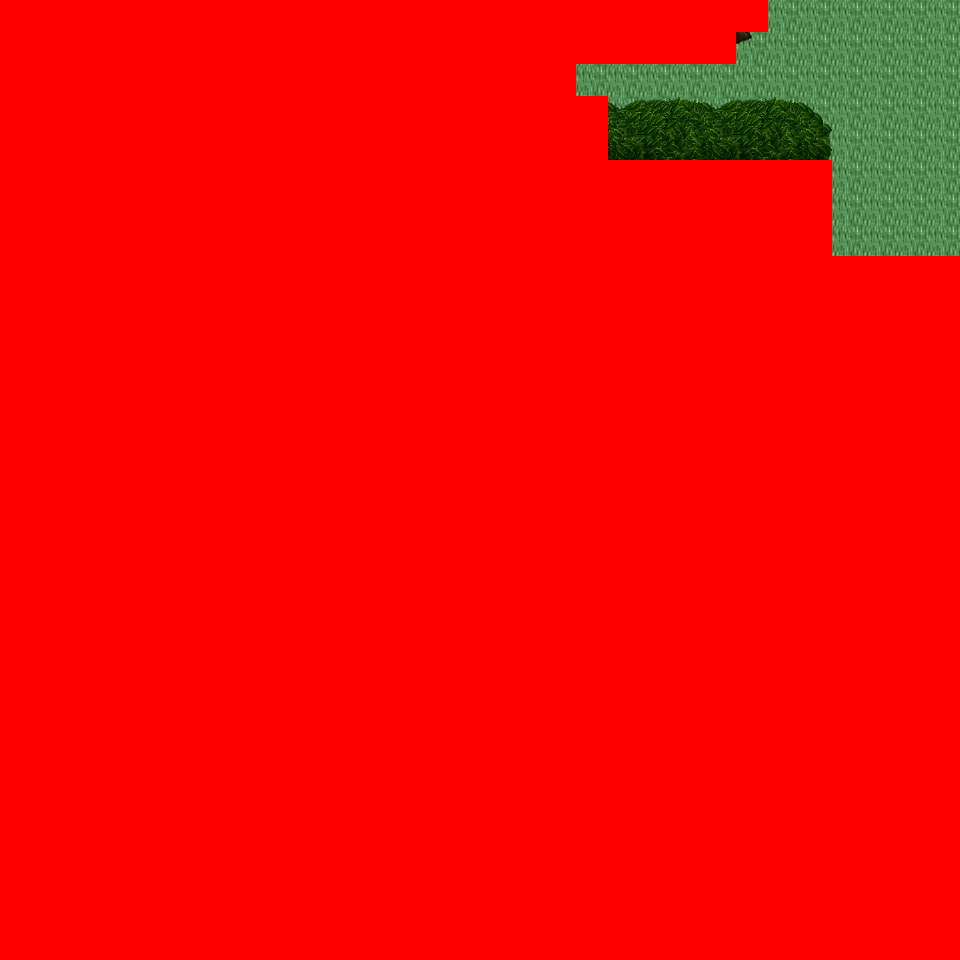

Below is a game level as drawn by its tile map, then a one-line description and the .tmx that defines it (tile-layer data replaced by summaries):
An orthogonal 30x30 tile map with 32x32 px tiles, 6 tile layers (Ground, Object, Object2, Above, ...), 19 tilesets and 2 objects (2x mapchange).

<map version="1.0" orientation="orthogonal" renderorder="right-down" width="30" height="30" tilewidth="32" tileheight="32" nextobjectid="3">
  <tileset firstgid="1" name="tileset_logic_collision" tilewidth="32" tileheight="32" tilecount="1" columns="1">
    <image source="../drawable/tileset_logic_collision.png" width="32" height="32" />
  </tileset>
  <tileset firstgid="2" name="tileset_ground_ground" tilewidth="32" tileheight="32" tilecount="33" columns="3">
    <image source="../drawable/tileset_ground_ground.png" width="96" height="352" />
  </tileset>
  <tileset firstgid="35" name="tileset_plant_tree_tree_darkgreen" tilewidth="32" tileheight="32" tilecount="88" columns="8">
    <image source="../drawable/tileset_plant_tree_tree_darkgreen.png" width="256" height="352" />
  </tileset>
  <tileset firstgid="123" name="tileset_plant_flower_daisy_blue" tilewidth="32" tileheight="32" tilecount="8" columns="2">
    <image source="../drawable/tileset_plant_flower_daisy_blue.png" width="64" height="128" />
  </tileset>
  <tileset firstgid="131" name="tileset_plant_flower_daisy_red" tilewidth="32" tileheight="32" tilecount="8" columns="2">
    <image source="../drawable/tileset_plant_flower_daisy_red.png" width="64" height="128" />
  </tileset>
  <tileset firstgid="139" name="tileset_plant_flower_daisy_white" tilewidth="32" tileheight="32" tilecount="8" columns="2">
    <image source="../drawable/tileset_plant_flower_daisy_white.png" width="64" height="128" />
  </tileset>
  <tileset firstgid="147" name="tileset_plant_flower_daisy_yellow" tilewidth="32" tileheight="32" tilecount="8" columns="2">
    <image source="../drawable/tileset_plant_flower_daisy_yellow.png" width="64" height="128" />
  </tileset>
  <tileset firstgid="155" name="tileset_building_thatched_roof_cottage2" tilewidth="32" tileheight="32" tilecount="20" columns="4">
    <image source="../drawable/tileset_building_thatched_roof_cottage2.png" width="128" height="160" />
  </tileset>
  <tileset firstgid="175" name="tileset_building_thatched_roof_cottage1" tilewidth="32" tileheight="32" tilecount="20" columns="4">
    <image source="../drawable/tileset_building_thatched_roof_cottage1.png" width="128" height="160" />
  </tileset>
  <tileset firstgid="195" name="tileset_item_campfires" tilewidth="32" tileheight="32" tilecount="2" columns="2">
    <image source="../drawable/tileset_item_campfires.png" width="64" height="32" />
  </tileset>
  <tileset firstgid="197" name="tileset_furniture_light_flames" tilewidth="32" tileheight="32" tilecount="6" columns="6">
    <image source="../drawable/tileset_furniture_light_flames.png" width="192" height="32" />
  </tileset>
  <tileset firstgid="203" name="tileset_item_firewood" tilewidth="32" tileheight="32" tilecount="12" columns="3">
    <image source="../drawable/tileset_item_firewood.png" width="96" height="128" />
  </tileset>
  <tileset firstgid="215" name="tileset_plant_flower_bulbs" tilewidth="32" tileheight="32" tilecount="4" columns="1">
    <image source="../drawable/tileset_plant_flower_bulbs.png" width="32" height="128" />
  </tileset>
  <tileset firstgid="219" name="tileset_ground_grass_corners" tilewidth="32" tileheight="32" tilecount="24" columns="6">
    <image source="../drawable/tileset_ground_grass_corners.png" width="192" height="128" />
  </tileset>
  <tileset firstgid="243" name="tileset_ground_grass_edges" tilewidth="32" tileheight="32" tilecount="36" columns="12">
    <image source="../drawable/tileset_ground_grass_edges.png" width="384" height="96" />
  </tileset>
  <tileset firstgid="279" name="tileset_plant_tree_fall_trees" tilewidth="32" tileheight="32" tilecount="40" columns="8">
    <image source="../drawable/tileset_plant_tree_fall_trees.png" width="256" height="160" />
  </tileset>
  <tileset firstgid="319" name="tileset_plant_leaves" tilewidth="32" tileheight="32" tilecount="8" columns="4">
    <image source="../drawable/tileset_plant_leaves.png" width="128" height="64" />
  </tileset>
  <tileset firstgid="327" name="tileset_ground_grass_2" tilewidth="32" tileheight="32" tilecount="21" columns="3">
    <image source="../drawable/tileset_ground_grass_2.png" width="96" height="224" />
  </tileset>
  <tileset firstgid="348" name="tileset_ground_rock_pebbles" tilewidth="32" tileheight="32" tilecount="3" columns="1">
    <image source="../drawable/tileset_ground_rock_pebbles.png" width="32" height="96" />
  </tileset>
  <layer name="Ground" width="30" height="30">
    <data>[900 cells, 240 non-empty, 1 distinct tile ids]</data>
  </layer>
  <layer name="Object" width="30" height="30">
    <data>[900 cells, 112 non-empty, 12 distinct tile ids]</data>
  </layer>
  <layer name="Object2" width="30" height="30">
    <data>[900 cells, 0 non-empty, 0 distinct tile ids]</data>
  </layer>
  <layer name="Above" width="30" height="30">
    <data>[900 cells, 184 non-empty, 17 distinct tile ids]</data>
  </layer>
  <layer name="Above2" width="30" height="30">
    <data>[900 cells, 0 non-empty, 0 distinct tile ids]</data>
  </layer>
  <layer name="Walkable" width="30" height="30">
    <data>[900 cells, 841 non-empty, 1 distinct tile ids]</data>
  </layer>
  <objectgroup name="MapEvents">
    <object id="1" name="north" type="mapchange" x="768" y="0" width="192" height="32">
      <properties>
        <property name="map" value="0_deniran_forest_n2_w_x0_y3" />
        <property name="place" value="south" />
      </properties>
    </object>
    <object id="2" name="east" type="mapchange" x="928" y="0" width="32" height="256">
      <properties>
        <property name="map" value="0_ados_mountain_n2_w2_x0_y4" />
        <property name="place" value="west" />
      </properties>
    </object>
  </objectgroup>
</map>
